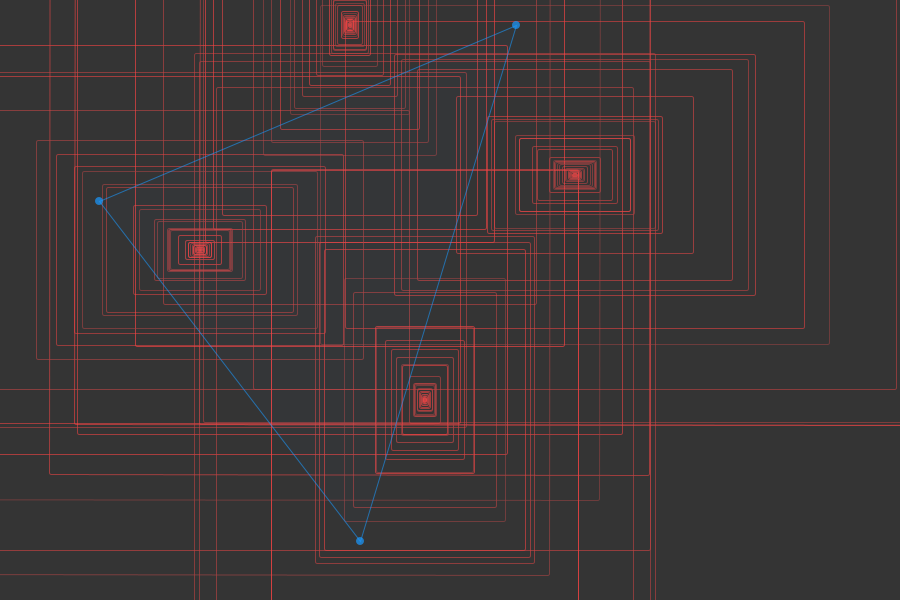
Frame 1 (no input)
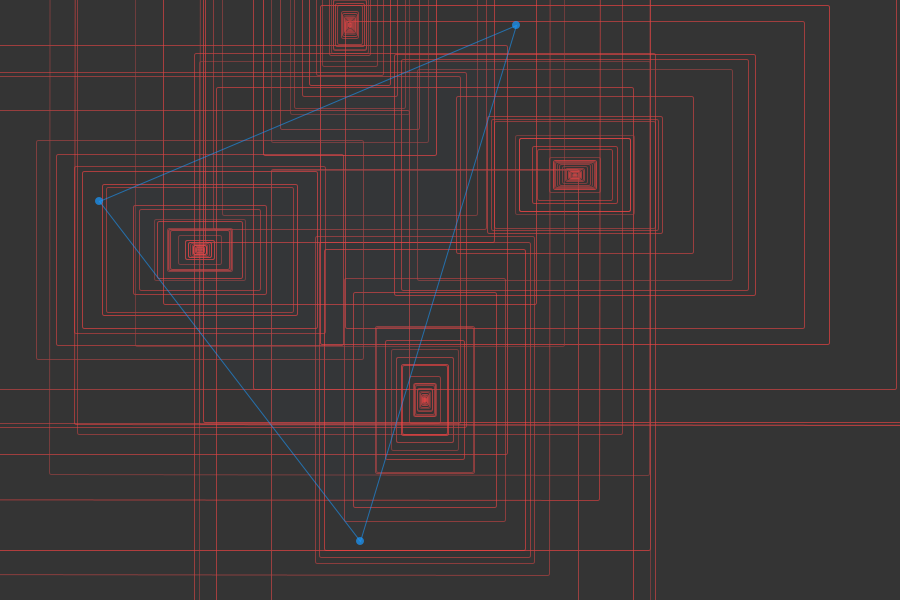
Frame 60 (the mouse pressed at the canvas centre just before this capture)
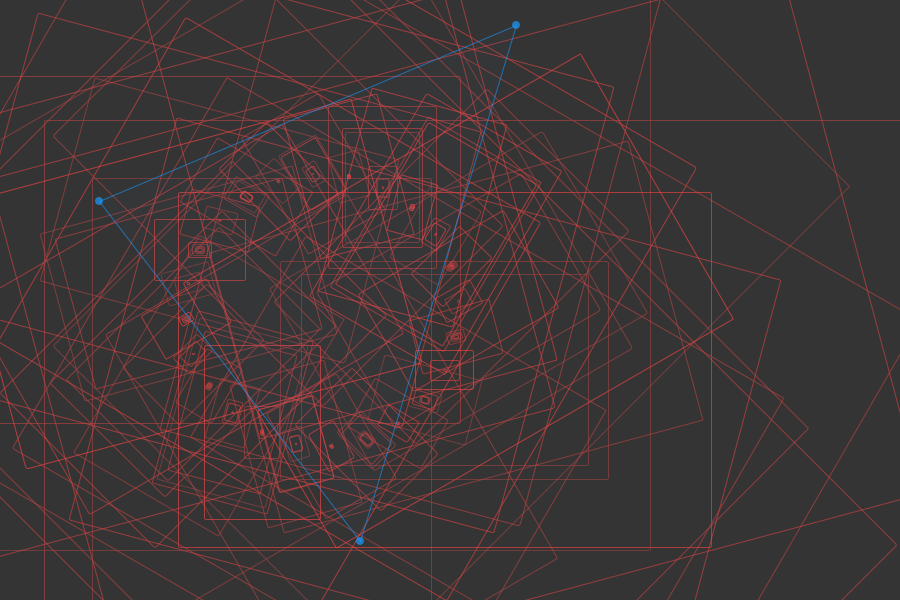
Frame 120 (the mouse held since frame 60 and released just before this capture)

The Processing sketch that drew these frames (run headless with seeded random() and noise(); from frame 60 on, the mouse is pressed at the canvas centre):

// Processing sketch: processing_40620
// ── processing_40620.pde

/*
 Organized Chaos #1
 Copyright Engin Ayaz
 Student at NYU ITP program, Class of 2013
 ICM Class
 Week 4 Homework
 Oct 2011
 */
 
 // A set of rectangles that respond to
 // user interaction and set themselves to order
 // in certain mouse locations

float mouseLoc;
float rotateAngle;

void setup() {
  size(900, 600);
  smooth();
  rectMode(CENTER);
  frameRate(20);
}

void draw() {
  background(52, 52, 52);

  // use push and pop-matrix to ensure
  // that coordinate system is not shifted
  // over time, and the dots/triangle remains static

  pushMatrix();
  translate((width/2)-250, (height/2)-50);
  noStroke();
  noFill();
  
  // this part of the code can be modified
  // for other visual effects
  
  drawRect(0, 0, width, height, 1.1, 8);
  drawRect(0, 0, width, height, 1.2, 16);
  drawRect(50, 50, width, height, 1.3, 24);
  drawRect(-50, -50, width, height, 1.4, 36);
  drawRect(100, 100, width, height, 1.4, 36);
  popMatrix();
  
  // for debugging
  //println(mouseX + " " +mouseY);

  // a function that shows the user
  // which locations create order out of chaos
  
  drawMousePoints();
}

// A recursive function to draw multiple rectangles
// that shift their location based on the mouse location

void drawRect(float x, float y, float w, float h, float proximity, float angle) {
  smooth();
  mouseLoc = (mouseX+mouseY) / 2 + width/2;
  stroke (random(150, 255), 67, 67, random(140, 170));
  rect(x, y, w, h, 2);
  rotateAngle = map(mouseLoc, 0, max(width, height), 0, 180);
  rotate(radians(rotateAngle));
  translate(-width/4, -height/4);
  stroke (random(150, 255), 80, 80, random(140, 170));
  if (w >= 1 && h >= 1) {
    drawRect(0, 0, w/proximity, h/proximity, proximity, angle);
  }
}

// This is to highlight a few interesting spots where order emerges. 
void drawMousePoints() {
  fill(26, 153, 255, 180);
  noStroke();
  ellipse(99, 201, 8, 8);
  ellipse(516, 25, 8, 8);
  ellipse(360, 541, 8, 8);
  stroke(26, 153, 255, 150);
  noFill();
  fill(26, 153, 255, 5);
  triangle(99, 201, 516, 25, 360, 541);
}
